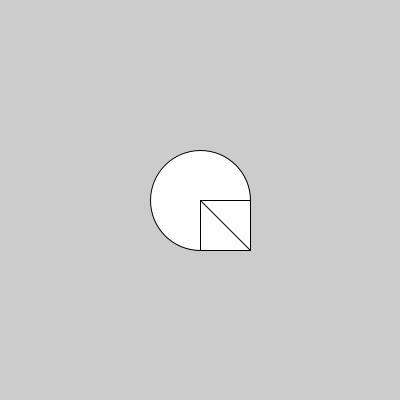
Frame 1 (no input)
Frame 60 (the mouse pressed at the canvas centre just before this capture): identical to frame 1, image omitted
Frame 120 (the mouse held since frame 60 and released just before this capture): identical to frame 1, image omitted

The Processing sketch that drew this single still picture (run headless with seeded random() and noise(); from frame 60 on, the mouse is pressed at the canvas centre):

// Processing sketch: processing_108026
// ── processing_108026.pde

void setup()
{
    size(400, 400);
    ellipse(200, 200, 100, 100);
    rect(200, 200, 50, 50);
    line(200, 200, 250, 250);
}

void draw()
{

}
